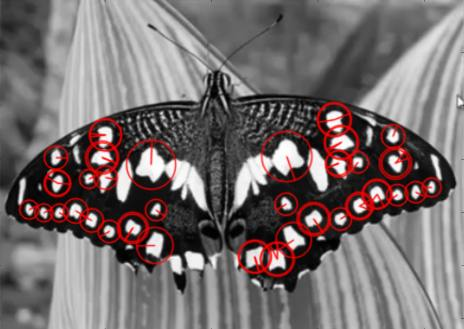
#> input picture opencv_test/feature_detection_lean/a.jpg, 464 x 329 px
$ python matching_homography.py
#> lines starting #> are read from the running program, lines starting #| are printed output that depends on the picture
import cv2 as cv
import matplotlib.pyplot as plt
import numpy as np

MIN_MATCH_COUNT = 10
img1 = cv.imread('a.jpg', 0)  # queryImage
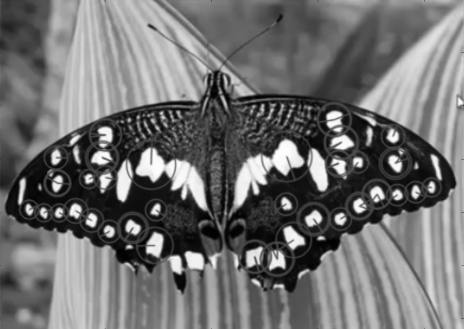
#> img1: shape (329, 464); min 0, max 255, mean 112.3
img2 = cv.imread('b.jpg', 0)  # trainImage
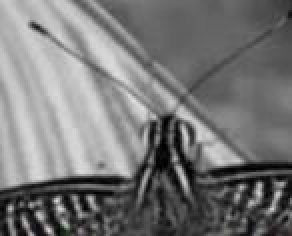
#> input picture opencv_test/feature_detection_lean/b.jpg, 146 x 118 px (shown 2 times larger)
#> img2: shape (118, 146); min 0, max 224, mean 119
# 使用SIFT查找关键点和描述符
sift = cv.xfeatures2d.SIFT_create()
# 使用SIFT查找关键点和描述符
kp1, des1 = sift.detectAndCompute(img1, None)
#> kp1 = 1509 keypoints; strongest (x, y, size): (92, 220, 7.6), (155, 244, 11.7), (75, 210, 8.1), (293, 238, 11.7)
kp2, des2 = sift.detectAndCompute(img2, None)
#> kp2 = 257 keypoints; strongest (x, y, size): (24, 115, 2.6), (20, 108, 3.1), (28, 100, 2.4), (5, 104, 2.4)
FLANN_INDEX_KDTREE = 1
index_params = dict(algorithm=FLANN_INDEX_KDTREE, trees=5)
search_params = dict(checks=50)
flann = cv.FlannBasedMatcher(index_params, search_params)
matches = flann.knnMatch(des1, des2, k=2)
#> matches = 1509 matches
# 根据Lowe's的比率测试，存储所有的匹配项。
good = []
for m, n in matches:
    if m.distance < 0.7 * n.distance:
        good.append(m)
#> after the loop, good = 194 matches

# 至少有10个匹配项(MIN_MATCH_COUNT定义)用于查找对象
# 否则，只显示一条消息，说明没有足够的匹配项。
# 如果找到了足够的匹配，我们就提取出两个图像中匹配的关键点的位置。
# 它们被传递来寻找补全变换。一旦我们得到了这个3x3的变换矩阵，
# 我们就用它把queryImage的角变换成trainImage中的对应点。然后画出来。
if len(good) > MIN_MATCH_COUNT:
    src_pts = np.float32([kp1[m.queryIdx].pt for m in good]).reshape(-1, 1, 2)
#> src_pts = 194 rows, first 8: [138, 117], [141.5, 119], [141.8, 125.2], [142, 112.4], [143.8, 96.02], [145.5, 124.6], [145.5, 124.6], [148, 119.7]
    dst_pts = np.float32([kp2[m.trainIdx].pt for m in good]).reshape(-1, 1, 2)
#> dst_pts = 194 rows, first 8: [5, 104], [8.46, 106], [8.81, 112.2], [9.12, 99.38], [10.83, 83.04], [12.53, 111.6], [12.53, 111.6], [15.09, 106.6]
    M, mask = cv.findHomography(src_pts, dst_pts, cv.RANSAC, 5.0)
#> M = [[1, 0.00411, -134], [-0.000817, 1.01, -13.21], [-6.22e-06, 5.75e-05, 1]]; mask = 194 values, max 1 at index 0, min 0 at index 13, mean 0.974
    matchesMask = mask.ravel().tolist()
#> matchesMask has the same summary as mask
    # h, w, d = img1.shape
    h, w = img1.shape
#> h = 329; w = 464
    pts = np.float32([[0, 0], [0, h - 1], [w - 1, h - 1], [w - 1, 0]]).reshape(-1, 1, 2)
#> pts = [[0, 0], [0, 328], [463, 328], [463, 0]]
    dst = cv.perspectiveTransform(pts, M)
#> dst = [[-134, -13.21], [-130.2, 311.5], [327.1, 312], [332, -13.62]]
    img2 = cv.polylines(img2, [np.int32(dst)], True, 255, 3, cv.LINE_AA)


    # 画出图形
    draw_params = dict(matchColor=(0, 255, 0),
                       singlePointColor=None,
                       matchesMask=matchesMask,  # draw only inliers
                       flags=2)
#> draw_params = 4 items
    img3 = cv.drawMatches(img1, kp1, img2, kp2, good, None, **draw_params)
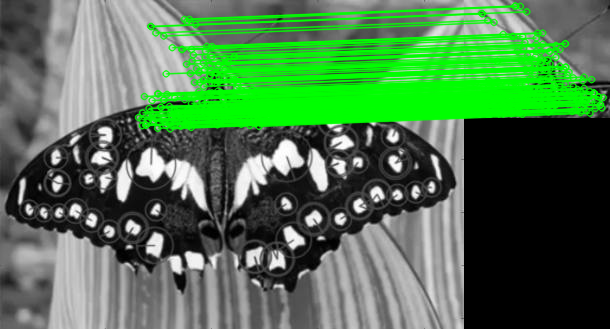
#> img3: shape (329, 610, 3); mean of channels 0, 1, 2 77.8, 118, 77.8; drawn as B, G, R
    plt.imshow(img3, 'gray'), plt.show()
    cv.imshow('test', img3)
    # cv.imwrite('test.jpg', img3)
    plt.imshow(img3, ), plt.show()
    key = cv.waitKey(0) & 0xFF
#> (key q is pressed here)
    # 按'q'健退出循环
    if key == ord('q'):
        cv.destroyAllWindows()
else:
    print("Not enough matches are found - {}/{}".format(len(good), MIN_MATCH_COUNT))
    matchesMask = None
